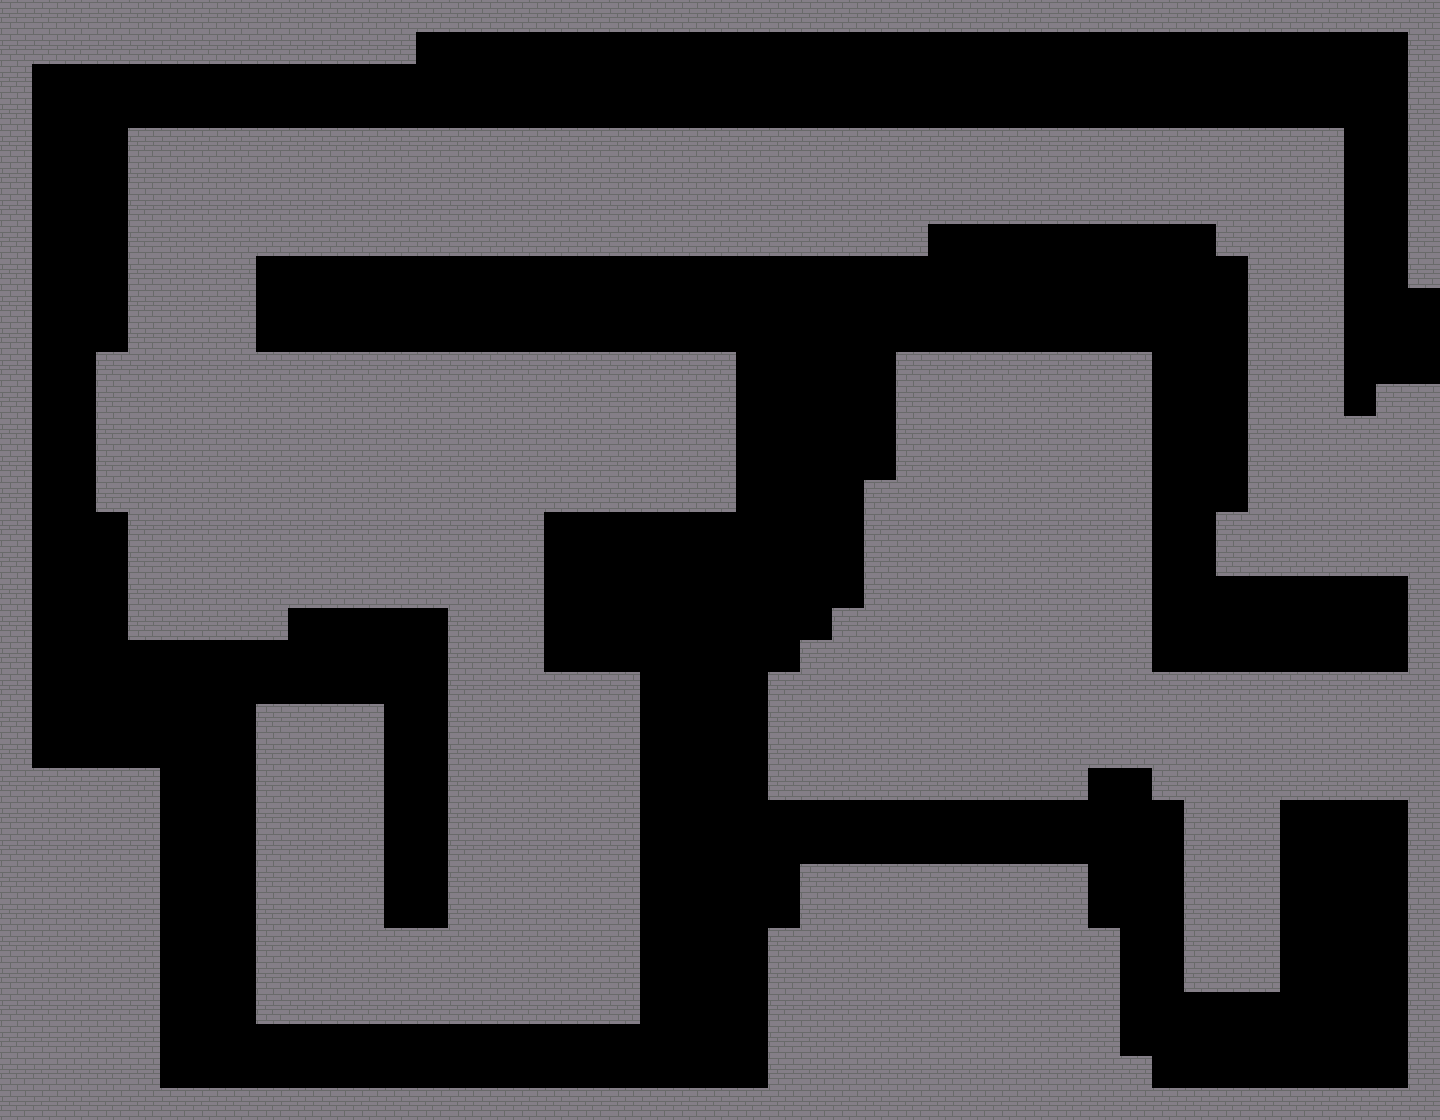

A level layout from a 2D game, rendered from its tile map. Below: a short description, then the map file with its tile-grid data intact:
An orthogonal 45x35 tile map with 32x32 px tiles, 1 tile layer (maze) and 1 object (bomb).

<map version="1.4" tiledversion="1.4.2" orientation="orthogonal" renderorder="right-down" width="45" height="35" tilewidth="32" tileheight="32" infinite="0" nextlayerid="3" nextobjectid="2">
 <editorsettings>
  <export format="json" />
 </editorsettings>
 <tileset firstgid="1" name="bricks" tilewidth="32" tileheight="32" tilecount="1" columns="1">
  <image source="bricks.png" width="32" height="32" />
 </tileset>
 <layer id="1" name="maze" width="45" height="35">
  <data encoding="csv">
1,1,1,1,1,1,1,1,1,1,1,1,1,1,1,1,1,1,1,1,1,1,1,1,1,1,1,1,1,1,1,1,1,1,1,1,1,1,1,1,1,1,1,1,1,
1,1,1,1,1,1,1,1,1,1,1,1,1,0,0,0,0,0,0,0,0,0,0,0,0,0,0,0,0,0,0,0,0,0,0,0,0,0,0,0,0,0,0,0,1,
1,0,0,0,0,0,0,0,0,0,0,0,0,0,0,0,0,0,0,0,0,0,0,0,0,0,0,0,0,0,0,0,0,0,0,0,0,0,0,0,0,0,0,0,1,
1,0,0,0,0,0,0,0,0,0,0,0,0,0,0,0,0,0,0,0,0,0,0,0,0,0,0,0,0,0,0,0,0,0,0,0,0,0,0,0,0,0,0,0,1,
1,0,0,0,1,1,1,1,1,1,1,1,1,1,1,1,1,1,1,1,1,1,1,1,1,1,1,1,1,1,1,1,1,1,1,1,1,1,1,1,1,1,0,0,1,
1,0,0,0,1,1,1,1,1,1,1,1,1,1,1,1,1,1,1,1,1,1,1,1,1,1,1,1,1,1,1,1,1,1,1,1,1,1,1,1,1,1,0,0,1,
1,0,0,0,1,1,1,1,1,1,1,1,1,1,1,1,1,1,1,1,1,1,1,1,1,1,1,1,1,1,1,1,1,1,1,1,1,1,1,1,1,1,0,0,1,
1,0,0,0,1,1,1,1,1,1,1,1,1,1,1,1,1,1,1,1,1,1,1,1,1,1,1,1,1,0,0,0,0,0,0,0,0,0,1,1,1,1,0,0,1,
1,0,0,0,1,1,1,1,0,0,0,0,0,0,0,0,0,0,0,0,0,0,0,0,0,0,0,0,0,0,0,0,0,0,0,0,0,0,0,1,1,1,0,0,1,
1,0,0,0,1,1,1,1,0,0,0,0,0,0,0,0,0,0,0,0,0,0,0,0,0,0,0,0,0,0,0,0,0,0,0,0,0,0,0,1,1,1,0,0,0,
1,0,0,0,1,1,1,1,0,0,0,0,0,0,0,0,0,0,0,0,0,0,0,0,0,0,0,0,0,0,0,0,0,0,0,0,0,0,0,1,1,1,0,0,0,
1,0,0,1,1,1,1,1,1,1,1,1,1,1,1,1,1,1,1,1,1,1,1,0,0,0,0,0,1,1,1,1,1,1,1,1,0,0,0,1,1,1,0,0,0,
1,0,0,1,1,1,1,1,1,1,1,1,1,1,1,1,1,1,1,1,1,1,1,0,0,0,0,0,1,1,1,1,1,1,1,1,0,0,0,1,1,1,0,1,1,
1,0,0,1,1,1,1,1,1,1,1,1,1,1,1,1,1,1,1,1,1,1,1,0,0,0,0,0,1,1,1,1,1,1,1,1,0,0,0,1,1,1,1,1,1,
1,0,0,1,1,1,1,1,1,1,1,1,1,1,1,1,1,1,1,1,1,1,1,0,0,0,0,0,1,1,1,1,1,1,1,1,0,0,0,1,1,1,1,1,1,
1,0,0,1,1,1,1,1,1,1,1,1,1,1,1,1,1,1,1,1,1,1,1,0,0,0,0,1,1,1,1,1,1,1,1,1,0,0,0,1,1,1,1,1,1,
1,0,0,0,1,1,1,1,1,1,1,1,1,1,1,1,1,0,0,0,0,0,0,0,0,0,0,1,1,1,1,1,1,1,1,1,0,0,1,1,1,1,1,1,1,
1,0,0,0,1,1,1,1,1,1,1,1,1,1,1,1,1,0,0,0,0,0,0,0,0,0,0,1,1,1,1,1,1,1,1,1,0,0,1,1,1,1,1,1,1,
1,0,0,0,1,1,1,1,1,1,1,1,1,1,1,1,1,0,0,0,0,0,0,0,0,0,0,1,1,1,1,1,1,1,1,1,0,0,0,0,0,0,0,0,1,
1,0,0,0,1,1,1,1,1,0,0,0,0,0,1,1,1,0,0,0,0,0,0,0,0,0,1,1,1,1,1,1,1,1,1,1,0,0,0,0,0,0,0,0,1,
1,0,0,0,0,0,0,0,0,0,0,0,0,0,1,1,1,0,0,0,0,0,0,0,0,1,1,1,1,1,1,1,1,1,1,1,0,0,0,0,0,0,0,0,1,
1,0,0,0,0,0,0,0,0,0,0,0,0,0,1,1,1,1,1,1,0,0,0,0,1,1,1,1,1,1,1,1,1,1,1,1,1,1,1,1,1,1,1,1,1,
1,0,0,0,0,0,0,0,1,1,1,1,0,0,1,1,1,1,1,1,0,0,0,0,1,1,1,1,1,1,1,1,1,1,1,1,1,1,1,1,1,1,1,1,1,
1,0,0,0,0,0,0,0,1,1,1,1,0,0,1,1,1,1,1,1,0,0,0,0,1,1,1,1,1,1,1,1,1,1,1,1,1,1,1,1,1,1,1,1,1,
1,1,1,1,1,0,0,0,1,1,1,1,0,0,1,1,1,1,1,1,0,0,0,0,1,1,1,1,1,1,1,1,1,1,0,0,1,1,1,1,1,1,1,1,1,
1,1,1,1,1,0,0,0,1,1,1,1,0,0,1,1,1,1,1,1,0,0,0,0,0,0,0,0,0,0,0,0,0,0,0,0,0,1,1,1,0,0,0,0,1,
1,1,1,1,1,0,0,0,1,1,1,1,0,0,1,1,1,1,1,1,0,0,0,0,0,0,0,0,0,0,0,0,0,0,0,0,0,1,1,1,0,0,0,0,1,
1,1,1,1,1,0,0,0,1,1,1,1,0,0,1,1,1,1,1,1,0,0,0,0,0,1,1,1,1,1,1,1,1,1,0,0,0,1,1,1,0,0,0,0,1,
1,1,1,1,1,0,0,0,1,1,1,1,0,0,1,1,1,1,1,1,0,0,0,0,0,1,1,1,1,1,1,1,1,1,0,0,0,1,1,1,0,0,0,0,1,
1,1,1,1,1,0,0,0,1,1,1,1,1,1,1,1,1,1,1,1,0,0,0,0,1,1,1,1,1,1,1,1,1,1,1,0,0,1,1,1,0,0,0,0,1,
1,1,1,1,1,0,0,0,1,1,1,1,1,1,1,1,1,1,1,1,0,0,0,0,1,1,1,1,1,1,1,1,1,1,1,0,0,1,1,1,0,0,0,0,1,
1,1,1,1,1,0,0,0,1,1,1,1,1,1,1,1,1,1,1,1,0,0,0,0,1,1,1,1,1,1,1,1,1,1,1,0,0,0,0,0,0,0,0,0,1,
1,1,1,1,1,0,0,0,0,0,0,0,0,0,0,0,0,0,0,0,0,0,0,0,1,1,1,1,1,1,1,1,1,1,1,0,0,0,0,0,0,0,0,0,1,
1,1,1,1,1,0,0,0,0,0,0,0,0,0,0,0,0,0,0,0,0,0,0,0,1,1,1,1,1,1,1,1,1,1,1,1,0,0,0,0,0,0,0,0,1,
1,1,1,1,1,1,1,1,1,1,1,1,1,1,1,1,1,1,1,1,1,1,1,1,1,1,1,1,1,1,1,1,1,1,1,1,1,1,1,1,1,1,1,1,1
</data>
 </layer>
 <objectgroup id="2" name="spawn">
  <object id="1" name="bomb" x="614.152" y="605.182">
   <point />
  </object>
 </objectgroup>
</map>
